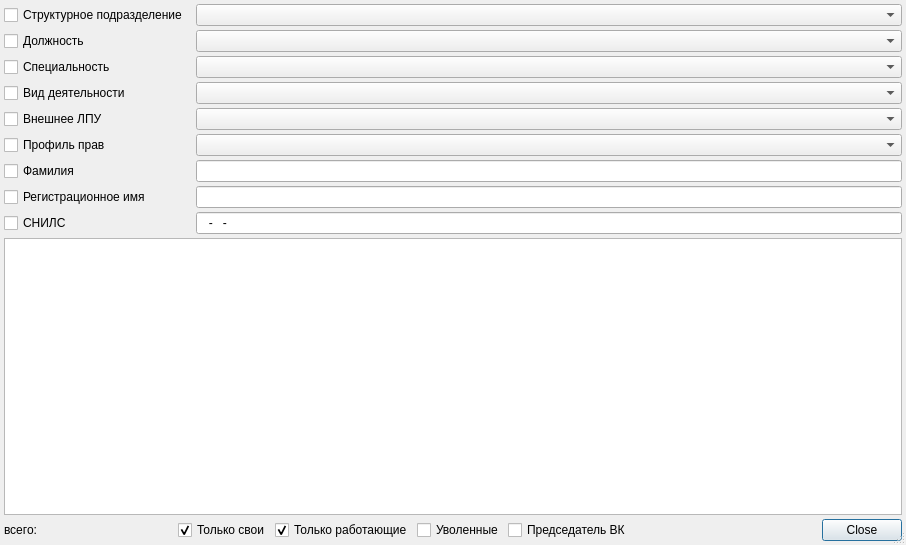
<?xml version="1.0" encoding="UTF-8"?>
<ui version="4.0">
 <class>PersonsListDialog</class>
 <widget class="QDialog" name="PersonsListDialog">
  <property name="windowModality">
   <enum>Qt::ApplicationModal</enum>
  </property>
  <property name="geometry">
   <rect>
    <x>0</x>
    <y>0</y>
    <width>906</width>
    <height>545</height>
   </rect>
  </property>
  <property name="windowTitle">
   <string>Список записей</string>
  </property>
  <property name="sizeGripEnabled">
   <bool>true</bool>
  </property>
  <property name="modal">
   <bool>true</bool>
  </property>
  <layout class="QGridLayout" name="gridLayout">
   <property name="margin">
    <number>4</number>
   </property>
   <property name="spacing">
    <number>4</number>
   </property>
   <item row="10" column="0" colspan="3">
    <widget class="CTableView" name="tblItems">
     <property name="whatsThis">
      <string comment="ура!">список записей</string>
     </property>
     <property name="tabKeyNavigation">
      <bool>false</bool>
     </property>
     <property name="alternatingRowColors">
      <bool>true</bool>
     </property>
    </widget>
   </item>
   <item row="4" column="2">
    <widget class="QComboBox" name="boxLPU"/>
   </item>
   <item row="2" column="2">
    <widget class="CRBComboBox" name="boxSpec"/>
   </item>
   <item row="0" column="2">
    <widget class="COrgStructureComboBox" name="boxStrPodr"/>
   </item>
   <item row="7" column="0">
    <widget class="QCheckBox" name="chkUserLogin">
     <property name="sizePolicy">
      <sizepolicy hsizetype="Maximum" vsizetype="Fixed">
       <horstretch>0</horstretch>
       <verstretch>0</verstretch>
      </sizepolicy>
     </property>
     <property name="text">
      <string>Регистрационное имя</string>
     </property>
    </widget>
   </item>
   <item row="5" column="0">
    <widget class="QCheckBox" name="chkUserRightsProfile">
     <property name="sizePolicy">
      <sizepolicy hsizetype="Maximum" vsizetype="Fixed">
       <horstretch>0</horstretch>
       <verstretch>0</verstretch>
      </sizepolicy>
     </property>
     <property name="text">
      <string>Профиль прав</string>
     </property>
    </widget>
   </item>
   <item row="0" column="0">
    <widget class="QCheckBox" name="chkStrPodr">
     <property name="sizePolicy">
      <sizepolicy hsizetype="Maximum" vsizetype="Fixed">
       <horstretch>0</horstretch>
       <verstretch>0</verstretch>
      </sizepolicy>
     </property>
     <property name="text">
      <string>Структурное подразделение</string>
     </property>
    </widget>
   </item>
   <item row="5" column="2">
    <widget class="CDbComboBox" name="cmbUserRightsProfile"/>
   </item>
   <item row="3" column="2">
    <widget class="QComboBox" name="cmbActivity"/>
   </item>
   <item row="4" column="0">
    <widget class="QCheckBox" name="chkLPU">
     <property name="sizePolicy">
      <sizepolicy hsizetype="Maximum" vsizetype="Fixed">
       <horstretch>0</horstretch>
       <verstretch>0</verstretch>
      </sizepolicy>
     </property>
     <property name="text">
      <string>Внешнее ЛПУ</string>
     </property>
    </widget>
   </item>
   <item row="6" column="0">
    <widget class="QCheckBox" name="chkSurname">
     <property name="text">
      <string>Фамилия</string>
     </property>
    </widget>
   </item>
   <item row="2" column="0">
    <widget class="QCheckBox" name="chkSpec">
     <property name="sizePolicy">
      <sizepolicy hsizetype="Maximum" vsizetype="Fixed">
       <horstretch>0</horstretch>
       <verstretch>0</verstretch>
      </sizepolicy>
     </property>
     <property name="text">
      <string>Специальность</string>
     </property>
    </widget>
   </item>
   <item row="3" column="0">
    <widget class="QCheckBox" name="chkActivity">
     <property name="sizePolicy">
      <sizepolicy hsizetype="Maximum" vsizetype="Fixed">
       <horstretch>0</horstretch>
       <verstretch>0</verstretch>
      </sizepolicy>
     </property>
     <property name="text">
      <string>Вид деятельности</string>
     </property>
    </widget>
   </item>
   <item row="7" column="2">
    <widget class="QLineEdit" name="edtUserLogin"/>
   </item>
   <item row="1" column="2">
    <widget class="CRBComboBox" name="cmbPost"/>
   </item>
   <item row="1" column="0">
    <widget class="QCheckBox" name="chkPost">
     <property name="text">
      <string>Должность</string>
     </property>
    </widget>
   </item>
   <item row="6" column="2">
    <widget class="QLineEdit" name="edtSurname"/>
   </item>
   <item row="12" column="0" colspan="3">
    <layout class="QHBoxLayout">
     <property name="spacing">
      <number>4</number>
     </property>
     <property name="margin">
      <number>0</number>
     </property>
     <item>
      <widget class="QLabel" name="label">
       <property name="text">
        <string>всего: </string>
       </property>
      </widget>
     </item>
     <item>
      <spacer>
       <property name="orientation">
        <enum>Qt::Horizontal</enum>
       </property>
       <property name="sizeHint" stdset="0">
        <size>
         <width>40</width>
         <height>20</height>
        </size>
       </property>
      </spacer>
     </item>
     <item>
      <widget class="QCheckBox" name="chkOnlyOwn">
       <property name="text">
        <string>Только свои</string>
       </property>
       <property name="checked">
        <bool>true</bool>
       </property>
      </widget>
     </item>
     <item>
      <widget class="QCheckBox" name="chkOnlyWorking">
       <property name="text">
        <string>Только работающие</string>
       </property>
       <property name="checked">
        <bool>true</bool>
       </property>
      </widget>
     </item>
     <item>
      <widget class="QCheckBox" name="chkOnlyRetired">
       <property name="text">
        <string>Уволенные</string>
       </property>
      </widget>
     </item>
     <item>
      <widget class="QCheckBox" name="chkChairPerson">
       <property name="text">
        <string>Председатель ВК</string>
       </property>
      </widget>
     </item>
     <item>
      <spacer>
       <property name="orientation">
        <enum>Qt::Horizontal</enum>
       </property>
       <property name="sizeHint" stdset="0">
        <size>
         <width>40</width>
         <height>20</height>
        </size>
       </property>
      </spacer>
     </item>
     <item>
      <widget class="QDialogButtonBox" name="buttonBox">
       <property name="standardButtons">
        <set>QDialogButtonBox::Close</set>
       </property>
      </widget>
     </item>
    </layout>
   </item>
   <item row="8" column="0">
    <widget class="QCheckBox" name="chkSNILS">
     <property name="sizePolicy">
      <sizepolicy hsizetype="Maximum" vsizetype="Fixed">
       <horstretch>0</horstretch>
       <verstretch>0</verstretch>
      </sizepolicy>
     </property>
     <property name="text">
      <string>СНИЛС</string>
     </property>
    </widget>
   </item>
   <item row="8" column="2">
    <widget class="QLineEdit" name="edtSNILS">
     <property name="enabled">
      <bool>true</bool>
     </property>
     <property name="inputMask">
      <string>999-999-999 99; </string>
     </property>
    </widget>
   </item>
  </layout>
 </widget>
 <customwidgets>
  <customwidget>
   <class>CTableView</class>
   <extends>QTableView</extends>
   <header>library/TableView.h</header>
  </customwidget>
  <customwidget>
   <class>COrgStructureComboBox</class>
   <extends>QComboBox</extends>
   <header>Orgs/OrgStructComboBoxes.h</header>
  </customwidget>
  <customwidget>
   <class>CDbComboBox</class>
   <extends>QComboBox</extends>
   <header>library/DbComboBox.h</header>
  </customwidget>
  <customwidget>
   <class>CRBComboBox</class>
   <extends>QComboBox</extends>
   <header>library/crbcombobox.h</header>
  </customwidget>
 </customwidgets>
 <tabstops>
  <tabstop>buttonBox</tabstop>
  <tabstop>chkStrPodr</tabstop>
  <tabstop>boxStrPodr</tabstop>
  <tabstop>chkSpec</tabstop>
  <tabstop>boxSpec</tabstop>
  <tabstop>chkActivity</tabstop>
  <tabstop>cmbActivity</tabstop>
  <tabstop>chkLPU</tabstop>
  <tabstop>boxLPU</tabstop>
  <tabstop>chkUserRightsProfile</tabstop>
  <tabstop>cmbUserRightsProfile</tabstop>
  <tabstop>chkOnlyOwn</tabstop>
  <tabstop>chkOnlyWorking</tabstop>
  <tabstop>chkChairPerson</tabstop>
  <tabstop>chkUserLogin</tabstop>
  <tabstop>edtUserLogin</tabstop>
 </tabstops>
 <resources/>
 <connections>
  <connection>
   <sender>buttonBox</sender>
   <signal>rejected()</signal>
   <receiver>PersonsListDialog</receiver>
   <slot>close()</slot>
   <hints>
    <hint type="sourcelabel">
     <x>778</x>
     <y>399</y>
    </hint>
    <hint type="destinationlabel">
     <x>777</x>
     <y>420</y>
    </hint>
   </hints>
  </connection>
 </connections>
</ui>
